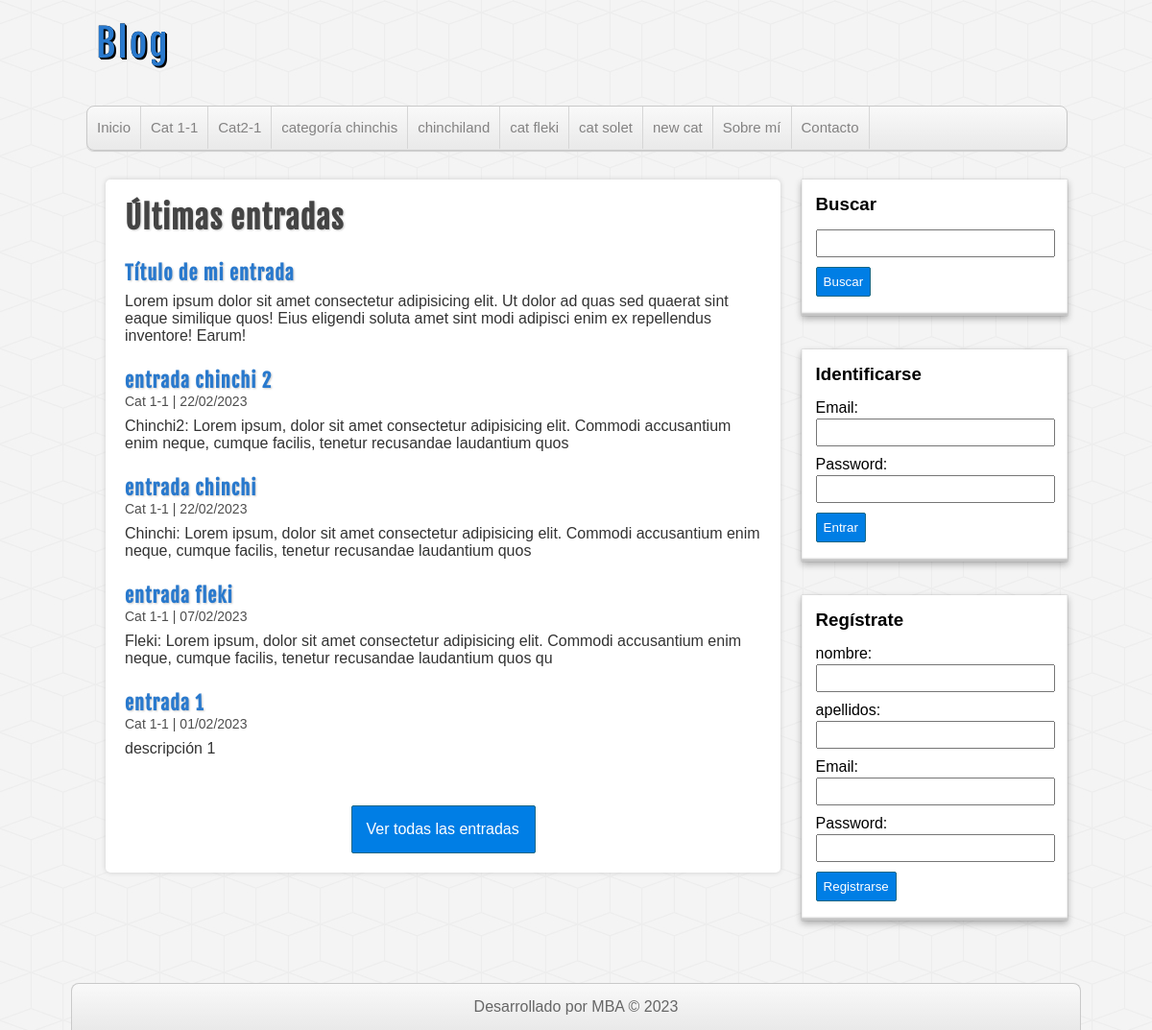
The page / on the database its author committed.
### tables this page shows
CREATE TABLE
    IF NOT EXISTS `categorias` (
        `id` int NOT NULL AUTO_INCREMENT,
        `nombre` varchar(100) DEFAULT NULL,
        PRIMARY KEY (`id`)
    );

CREATE TABLE
    IF NOT EXISTS `entradas` (
        `id` int NOT NULL AUTO_INCREMENT,
        `usuario_id` int NOT NULL,
        `categoria_id` int NOT NULL,
        `titulo` varchar(255) NOT NULL,
        `descripcion` mediumtext,
        `fecha` date NOT NULL,
        PRIMARY KEY (`id`),
        KEY `fk_entrada_usuario` (`usuario_id`),
        KEY `fk_entrada_categoria` (`categoria_id`)
    );

### includes/helpers.php (the view, shortened to what this page needs)
<?php
function obtenerCategorias($lista = true)
{
  $sql = "SELECT * FROM categorias ORDER BY id ASC;";
  $categorias = mysqli_query($GLOBALS["db"], $sql);
  $html = "";
  while ($categoria = mysqli_fetch_assoc($categorias)) {
    if ($lista) {
      $html .=
        '<li><a href="categoria.php?id=' . $categoria["id"] . '">' .
        $categoria["nombre"] . '</a></li>';
    } else {
      $html .=
        '<option value="' .  $categoria["id"] . '">' . $categoria["nombre"] . ' </option>';
    }
  }
  return $html;
}
function obtenerUltimasEntradas($limit = null, $categoria = null, $busqueda = null)
{
  $sql = "SELECT e.*, c.nombre AS 'categoria' FROM entradas e " .
    "INNER JOIN categorias c ON e.categoria_id = c.id ";
  $sql .= "ORDER BY e.id DESC ";
  $entradas = mysqli_query($GLOBALS["db"], $sql);
  $html = "";
  while ($entrada = mysqli_fetch_assoc($entradas)) {
    $html .= '
    <a href="">
      <h2>' . $entrada["titulo"] . '</h2>
      <span class="fecha">' . $entrada["categoria"] . ' | ' .
      date_format(date_create($entrada["fecha"]), "d/m/Y")  .
      '</span>
      <p>' . substr($entrada["descripcion"], 0, 150)  . '</p>
    </a> ';
  }
  return $html;
}

### includes/cabecera.php (shortened to what this page needs)
<?php
require_once("helpers.php");
?>
<!DOCTYPE html>
<html lang="en">
<head>
  <link rel="stylesheet" href="assets/css/style.css">
</head>
<body>
  <header id="cabecera">
    <div id="logo">
      <a href="index.php">
        Blog
      </a>
    </div>
    <nav id="menu">
      <ul>
        <li><a href="index.php">Inicio</a></li>
        <?= obtenerCategorias(); ?>
        <li><a href="">Sobre mí</a></li>
        <li><a href="">Contacto</a></li>
      </ul>
    </nav>
  </header>
  <div id="contenedor">

### includes/lateral.php (shortened to what this page needs)
<?php
require_once "helpers.php";
?>
<aside id="sidebar">
  <div id="buscador" class="bloque">
    <h3>Buscar</h3>
    <form action="buscar.php" method="POST">
      <input type="text" name="busqueda" />
      <input type="submit" value="Buscar" />
    </form>
  </div>
  <?php if (isset($_SESSION['usuario'])) { ?>
    <div id="usuario-logueado" class="bloque">
      <h3>Bienvenido, <?= $_SESSION['usuario']['nombre'] . ' ' . $_SESSION['usuario']['apellidos']; ?></h3>
      <a href="crear-entrada.php" class="boton boton-verde">Crear entradas</a>
      <a href="crear-categoria.php" class="boton">Crear categoria</a>
      <a href="mis-datos.php" class="boton boton-naranja">Mis datos</a>
      <a href="cerrar.php" class="boton boton-rojo">Cerrar sesión</a>
    </div>
  <?php } else { ?>
    <div id="login" class="bloque">
      <h3>Identificarse</h3>
      <form action="login.php" method="POST">
        <label for="email">Email:</label>
        <input type="email" name="email" id="email">
        <label for="password">Password:</label>
        <input type="password" name="password" id="password">
        <input type="submit" value="Entrar">
      </form>
    </div>
    <div id="register" class="bloque">
      <h3>Regístrate</h3>
      <form action="registro.php" method="POST">
        <label for="nombre">nombre:</label>
        <input type="text" name="nombre" id="nombre">
        <label for="apellidos">apellidos:</label>
        <input type="text" name="apellidos" id="apellidos">
        <label for="email">Email:</label>
        <input type="email" name="email" id="email">
        <label for="password">Password:</label>
        <input type="password" name="password" id="password">
        <input type="submit" value="Registrarse">
      </form>
    </div>
  <?php } ?>
</aside>

### index.php
<?php
require_once "includes/cabecera.php";
require_once "includes/lateral.php";
?>
<div id="principal">
  <h1>Últimas entradas</h1>
  <article>
    <a href="">
      <h2>Título de mi entrada</h2>
      <p>Lorem ipsum dolor sit amet consectetur adipisicing elit. Ut dolor ad quas sed quaerat sint eaque similique quos! Eius eligendi soluta amet sint modi adipisci enim ex repellendus inventore! Earum!</p>
    </a>
    <?= obtenerUltimasEntradas() ?>
  </article>
  <div id="ver-todas">
    <a href="">Ver todas las entradas</a>
  </div>
</div>
<?php require_once "includes/pie.php" ?>

### includes/pie.php (shortened to what this page needs)
</div>
<footer id="pie">
  <p>Desarrollado por MBA &copy; 2023</p>
</footer>
</body>
</html>

### assets/css/style.css (style rules this page uses)
* { margin: 0px; padding: 0px; font-family: sans-serif, Helvetica, Arial; text-decoration: none; }
body { background: url(../img/cubes.png) #F4F4F4; }
.fecha { color: #4e4e4e; margin-top:5px; font-size: 14px; }
#cabecera { width: 85%; height: auto; background: transparent; margin: 0px auto; }
#logo { float:left; width: 540px; height: 110px; }
#logo a { font-family: "fajala", Helvetica; font-size: 40px; letter-spacing: 2px; color: #2979CD; text-shadow: 0px 0px 0px black, 1px 1px 0px black, 2px 2px 0px black; transition: all 500ms; line-height: 90px; margin-left: 10px; }
#menu { clear: both; width: 100%; height: 45px; background: linear-gradient(to bottom, #f9f9f9 0px, #e9e9e9 100%); border: 1px solid #C9C9C9; border-radius: 8px; box-shadow: 0px 1px 1px #ccc; overflow: hidden; }
#menu ul { list-style: none; }
#menu ul li { float: left; line-height: 44px; border-right: 1px solid #D6D6D6; }
#menu ul li a { display: block; padding-left: 10px; padding-right: 10px; font-size: 15px; color: #838282; }
#contenedor { width: 85%; height: auto; margin: 0px auto; margin-top: 30px; margin-bottom: 30px; }
#sidebar { float:right; width: 27%; height: auto; }
.bloque { display:block; width: 90%; margin: 0px auto; margin-bottom: 35px; background: white; padding: 15px; box-shadow: 0px 0px 1px rgba(0,0,0,0.3), 0px 3px 7px rgba(0,0,0,0.3), 0px 0px 1px #FFFFFF inset, 0px -3px 2px rgba(0,0,0,0.25) inset; }
.bloque h3 { margin-bottom: 15px; }
label, input[type="text"], input[type="email"], input[type="password"] { display: block; width: 95%; margin-top:2px; margin-bottom: 2px; }
input[type="text"], input[type="email"], input[type="password"] { padding: 5px; margin-bottom: 10px; }
input[type="button"], input[type="submit"], .boton { margin-top: 5px; margin-bottom: 5px; display: block; border-radius: 2px; color:white; background: #007ee5; border: 1px solid #156785; cursor:pointer; padding: 7px; }
#principal { float: left; width: 65%; min-height: 572px; background:white; border-radius: 5px; box-shadow: 0px 0px 5px #ccc; margin-left: 20px; padding: 20px; overflow: hidden; }
#principal a { color: #333; }
#principal h1 { font-size: 32px; color: #444; letter-spacing: 1px; text-shadow: 1px 1px 2px #ccc; font-family: "fajala"; }
#principal h2 { font-size: 20px; color: #2979CD; text-shadow: 1px 1px 2px #ccc; letter-spacing: 1px; font-family: "fajala"; margin-top: 25px; }
#principal p { margin-top: 8px; }
#ver-todas a { display: block; border-radius: 2px; padding: 15px; color:white; background: #007ee5; border: 1px solid #156785; cursor:pointer; width: 160px; margin: 0px auto; margin-top:50px; }
#pie { clear:both; width: 85%; margin: 0px auto; background: linear-gradient(to bottom, #f9f9f9 0px, #e9e9e9 100%); border: 1px solid #c9c9c9; border-bottom: none; border-radius: 8px 8px 0px 0px; color: #666; height: auto; padding: 15px; text-align: center; }

### rows shown on the page
categorias: nombre "Cat 1-1"
categorias: nombre "Cat2-1"
categorias: nombre "categoría chinchis"
categorias: nombre "chinchiland"
categorias: nombre "cat fleki"
categorias: nombre "cat solet"
categorias: nombre "new cat"
entradas: titulo "entrada chinchi 2", categoria.nombre "Cat 1-1", fecha "22/02/2023", descripcion "Chinchi2: Lorem ipsum, dolor sit amet consectetur adipisicing elit. Commodi accusantium enim neque, cumque facilis, tenetur recusandae laudantium quos"
entradas: titulo "entrada chinchi", categoria.nombre "Cat 1-1", fecha "22/02/2023", descripcion "Chinchi: Lorem ipsum, dolor sit amet consectetur adipisicing elit. Commodi accusantium enim neque, cumque facilis, tenetur recusandae laudantium quos"
entradas: titulo "entrada fleki", categoria.nombre "Cat 1-1", fecha "07/02/2023", descripcion "Fleki: Lorem ipsum, dolor sit amet consectetur adipisicing elit. Commodi accusantium enim neque, cumque facilis, tenetur recusandae laudantium quos qu"
entradas: titulo "entrada 1", categoria.nombre "Cat 1-1", fecha "01/02/2023", descripcion "descripción 1"
